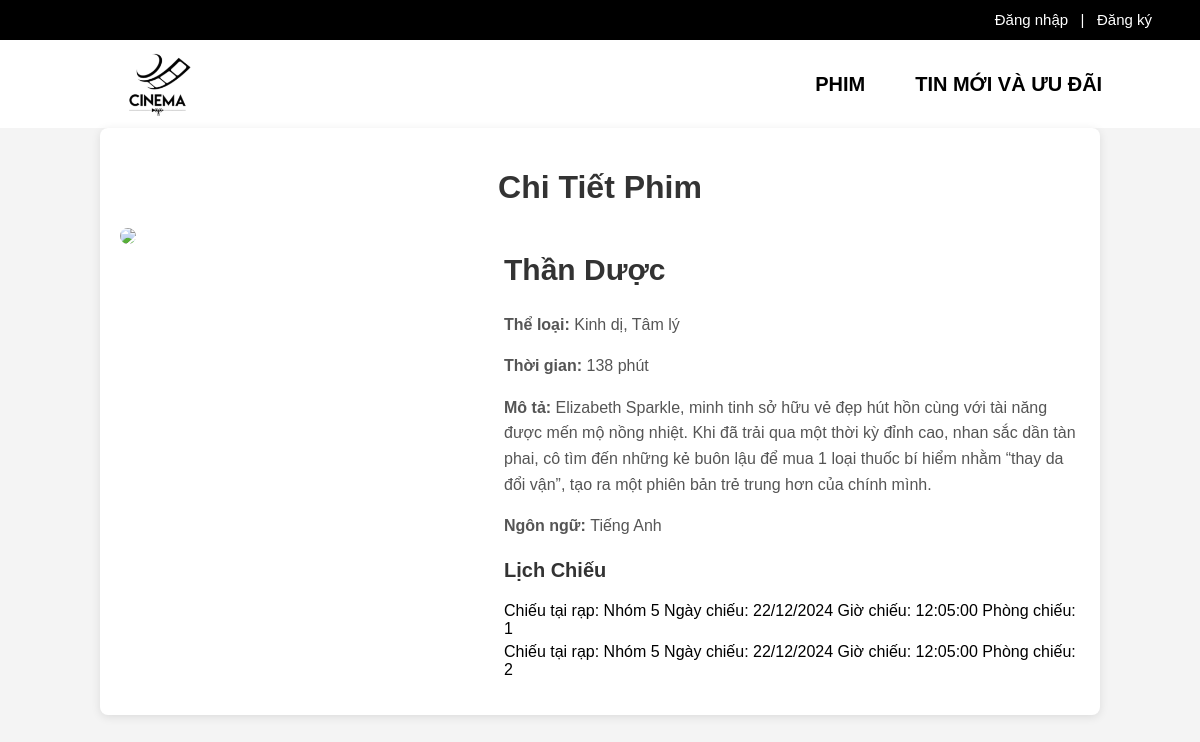
The page /chi_Tiet_Phim.php?id_phim=3 on the database its author committed.
### tables this page shows
CREATE TABLE phim (
    id_phim INT PRIMARY KEY AUTO_INCREMENT,
    ten VARCHAR(255),
    the_loai VARCHAR(100),
    thoi_luong INT,
    link_img VARCHAR(255),
    mo_ta TEXT,
    ngon_ngu VARCHAR(50),
    img_background VARCHAR(255)
);

### chi_Tiet_Phim.php (the view, shortened to what this page needs)
<?php
$id_phim = (int)$_GET["id_phim"];
include("navbar.php");
$results = $conn->query("SELECT ten, the_loai, thoi_luong, link_img, mo_ta, ngon_ngu FROM phim WHERE id_phim = " . $id_phim);
$results = $results->fetch_all(MYSQLI_ASSOC)[0];
$chi_tiet_phim = [
  "ten" => $results["ten"],
  "the_loai" => $results["the_loai"],
  "thoi_luong" => $results["thoi_luong"],
  "link_img" => $results["link_img"],
  "mo_ta" => $results["mo_ta"],
  "ngon_ngu" => $results["ngon_ngu"],
];
$sql = "SELECT id_lich_chieu, rap_chieu, DATE_FORMAT(ngay_chieu, '%d/%m/%Y') AS ngay_chieu, gio_chieu, id_phong
        FROM lich_chieu
        WHERE id_phim = " . $id_phim;
$results_lich_chieu = $conn->query($sql);
$ds_lich_chieu = [];
while ($result = $results_lich_chieu->fetch_assoc()) {
  array_push($ds_lich_chieu, [
    "id_lich_chieu" => $result["id_lich_chieu"],
    "thong_tin" => "Chiếu tại rạp: " . $result["rap_chieu"] . " Ngày chiếu: " . $result["ngay_chieu"] . " Giờ chiếu: " . $result["gio_chieu"] . " Phòng chiếu: " . $result["id_phong"]
  ]);
}
?>
<!DOCTYPE html>
<html lang="vi">
<head>
</head>
<body>
  <div class="container">
    <h1>Chi Tiết Phim</h1>
    <div class="movie-details">
      <div class="movie-poster">
        <img src=<?php echo $chi_tiet_phim["link_img"] ?>>
      </div>
      <div class="movie-info">
        <h2><?php echo $chi_tiet_phim["ten"] ?></h2>
        <p><strong>Thể loại: </strong> <?php echo $chi_tiet_phim["the_loai"] ?> </p>
        <p><strong>Thời gian: </strong> <?php echo $chi_tiet_phim["thoi_luong"] ?> phút</p>
        <p><strong>Mô tả: </strong><?php echo $chi_tiet_phim["mo_ta"] ?></p>
        <p><strong>Ngôn ngữ: </strong><?php echo $chi_tiet_phim["ngon_ngu"] ?></p>
        <div class="showtimes">
          <h3>Lịch Chiếu</h3>
          <ul>
            <?php foreach ($ds_lich_chieu as $ds) {
            ?>
              <li><a href=<?php echo "/web-ban-ve-xem-phim/chon_ghe.php?id_lich_chieu=" . $ds["id_lich_chieu"] ?>><?php echo $ds["thong_tin"] ?></a></li>
            <?php        } ?>
          </ul>
        </div>
      </div>
    </div>
  </div>
</body>
</html>

### navbar.php (style rules this page uses)
body { margin: 0; padding: 0; font-family: Arial; background-color: #f9f9f9; }

### chi_Tiet_Phim.php (style rules this page uses)
body { font-family: Arial, sans-serif; margin: 0; padding: 0; background-color: #f4f4f4; }
.container { width: 80%; margin: 0 auto; padding: 20px; background-color: #fff; border-radius: 8px; box-shadow: 0 2px 10px rgba(0, 0, 0, 0.1); }
h1 { text-align: center; color: #333; }
.movie-details { display: flex; justify-content: space-between; margin-top: 20px; }
.movie-poster img { width: 300px; height: auto; border-radius: 8px; }
.movie-info { width: 60%; }
.movie-info h2 { font-size: 30px; color: #333; }
.movie-info p { font-size: 16px; line-height: 1.6; color: #555; }
.showtimes { margin-top: 20px; }
.showtimes h3 { font-size: 20px; color: #333; }
.showtimes ul { list-style-type: none; padding-left: 0; }
.showtimes li { font-size: 16px; color: #007BFF; margin: 5px 0; }
a { text-decoration: none; color: black; }

### rows shown on the page
phim: ten "Thần Dược", the_loai "Kinh dị, Tâm lý", thoi_luong "138", mo_ta "Elizabeth Sparkle, minh tinh sở hữu vẻ đẹp hút hồn cùng với tài năng được mến mộ nồng nhiệt. Khi đã trải qua một thời kỳ đỉnh cao, nhan sắc dần tàn phai, cô tìm đến những kẻ buôn lậu để mua 1 loại thuốc bí hiểm nhằm “thay da đổi vận”, tạo ra một phiên bản trẻ trung hơn của chính mình.", ngon_ngu "Tiếng Anh"

### other values the page prints
$ds["thong_tin"] "Chiếu tại rạp: Nhóm 5 Ngày chiếu: 22/12/2024 Giờ chiếu: 12:05:00 Phòng chiếu: 1"
$ds["thong_tin"] "Chiếu tại rạp: Nhóm 5 Ngày chiếu: 22/12/2024 Giờ chiếu: 12:05:00 Phòng chiếu: 2"
